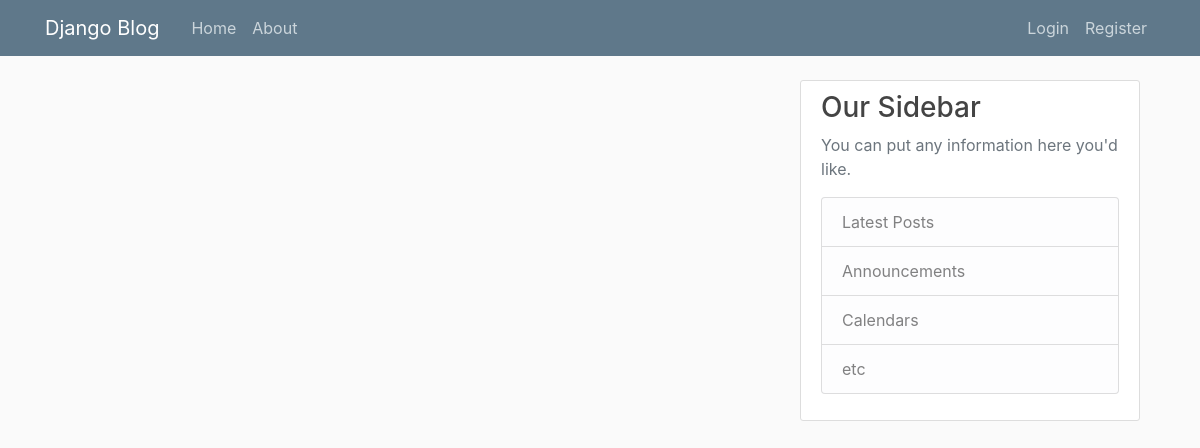
Before: / with the older database file.
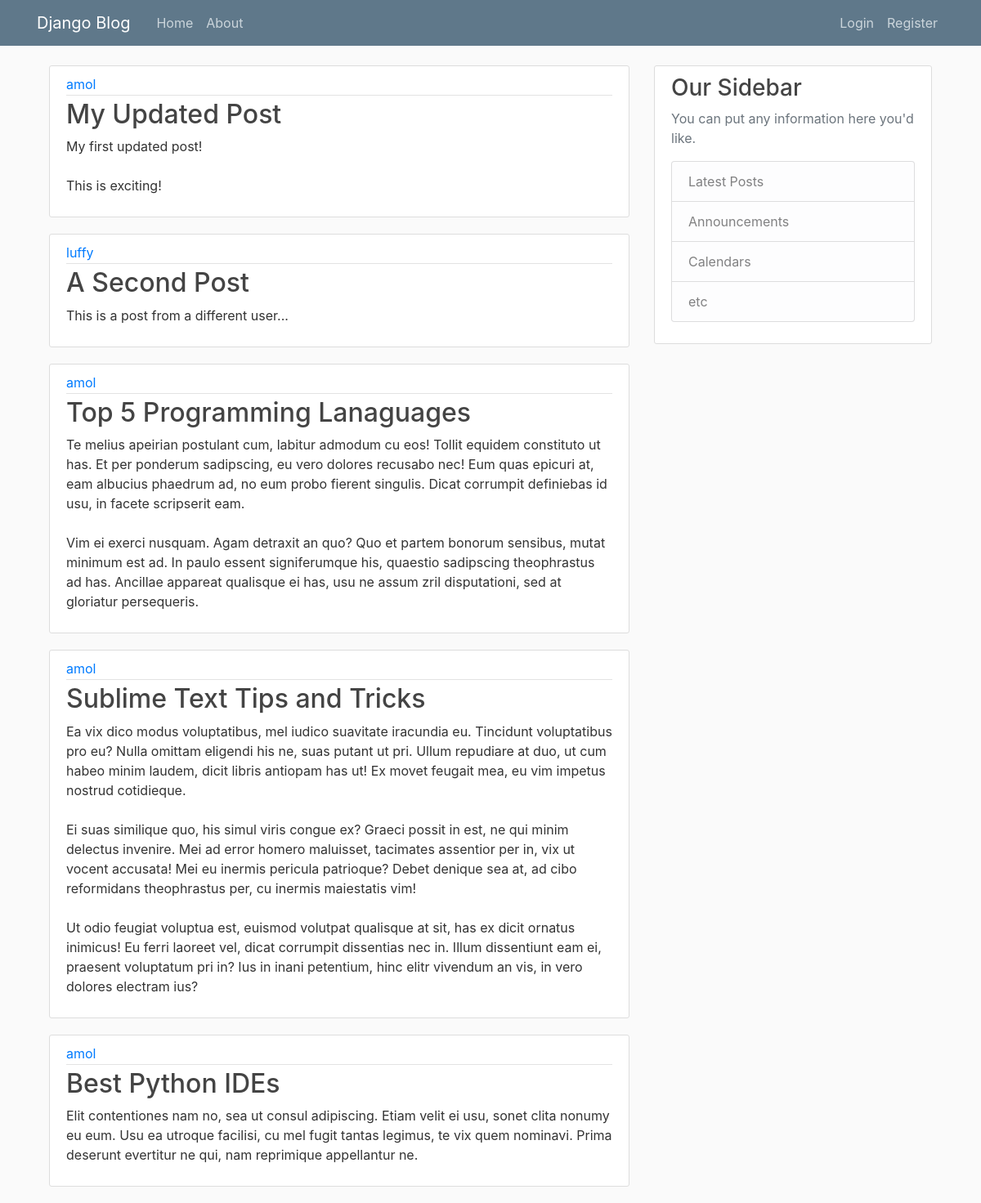
After: the same page with the newer database file.
### blog/models.py (models this page shows, shortened)
class Post(models.Model):
    title = models.CharField(max_length=100)
    content = models.TextField()
    date_posted = models.DateTimeField(default=timezone.now)
    author = models.ForeignKey(User,on_delete=models.CASCADE)

### blog/views.py (the view)
# urls.py: path('', PostListView.as_view(),name='blog-home'),
class PostListView(ListView):
    model = Post
    template_name = 'blog/home.html'  # <app>/<model>_<viewtype>.html
    context_object_name = 'posts'
    ording = ['date_posted']
    paginate_by = 5

### blog/templates/blog/home.html (shortened to what this page needs)
{% extends "blog/base.html" %}
{% block content %}
    {% for post in posts %}
        <article class="media content-section">
            <div class="media-body">
            <div class="article-metadata">
                <a class="mr-2" href="#">{{ post.author }}</a>
            </div>
            <h2><a class="article-title" href="#">{{ post.title }}</a></h2>
            <p class="article-content">{{ post.content }}</p>
            </div>
        </article>
    {% endfor %}
{% endblock content %}

### blog/templates/blog/base.html (shortened to what this page needs)
{% load static %}
<!DOCTYPE html>
<html lang="en">
<head>
    <link rel="stylesheet" href="https://stackpath.bootstrapcdn.com/bootstrap/4.4.1/css/bootstrap.min.css">
    <link rel="stylesheet" href="{% static 'blog/main.css' %}" >
</head>
<body>
    <header class="site-header">
        <nav class="navbar navbar-expand-md navbar-dark bg-steel fixed-top">
          <div class="container">
            <a class="navbar-brand mr-4" href="/">Django Blog</a>
            <div class="collapse navbar-collapse" id="navbarToggle">
              <div class="navbar-nav mr-auto">
                <a class="nav-item nav-link" href="{%url 'blog-home'%}">Home</a>
                <a class="nav-item nav-link" href="{% url 'blog-about'%}">About</a>
              </div>
              <div class="navbar-nav">
                {% if user.is_authenticated%}
                <a class="nav-item nav-link" href="{% url 'post-create' %}">New Post</a>
                <a class="nav-item nav-link" href="{% url 'profile' %}">Profile</a>
                  <a class="nav-item nav-link" href="{% url 'logout' %}">Logout</a>
                {%else%}
                  <a class="nav-item nav-link" href="{% url 'login' %}">Login</a>
                  <a class="nav-item nav-link" href="{% url 'register' %}">Register</a>
                {%endif%}
                </div>
            </div>
          </div>
        </nav>
    </header>
    <div class="container" >
        <main role="main" class="container">
            <div class="row">
              <div class="col-md-8">
                {% block content %}{% endblock %}
              </div>
              <div class="col-md-4">
                <div class="content-section">
                  <h3>Our Sidebar</h3>
                  <p class='text-muted'>You can put any information here you'd like.
                    <ul class="list-group">
                      <li class="list-group-item list-group-item-light">Latest Posts</li>
                      <li class="list-group-item list-group-item-light">Announcements</li>
                      <li class="list-group-item list-group-item-light">Calendars</li>
                      <li class="list-group-item list-group-item-light">etc</li>
                    </ul>
                  </p>
                </div>
              </div>
            </div>
        </main>
    </div>
</body>
</html>

### static/blog/main.css (style rules this page uses)
body { background: #fafafa; color: #333333; margin-top: 5rem; }
h1, h2, h3, h4, h5, h6 { color: #444444; }
ul { margin: 0; }
.bg-steel { background-color: #5f788a; }
.site-header .navbar-nav .nav-link { color: #cbd5db; }
.content-section { background: #ffffff; padding: 10px 20px; border: 1px solid #dddddd; border-radius: 3px; margin-bottom: 20px; }
.article-title { color: #444444; }
.article-content { white-space: pre-line; }
.article-metadata { padding-bottom: 1px; margin-bottom: 4px; border-bottom: 1px solid #e3e3e3 }

Changed rows visible on the page:
added Post: author "amol", title "My Updated Post", content "My first updated post! This is exciting!"
added Post: author "luffy", title "A Second Post", content "This is a post from a different user..."
added Post: author "amol", title "Top 5 Programming Lanaguages", content "Te melius apeirian postulant cum, labitur admodum cu eos! Tollit equidem constituto ut has. Et per ponderum sadipscing, eu vero dolores recusabo nec! Eum quas epicuri at, eam albucius phaedrum ad, no eum probo fierent singulis. Dicat corrumpit definiebas id usu, in facete scripserit eam. Vim ei exerci nusquam. Agam detraxit an quo? Quo et partem bonorum sensibus, mutat minimum est ad. In paulo essent signiferumque his, quaestio sadipscing theophrastus ad has. Ancillae appareat qualisque ei has, usu ne assum zril disputationi, sed at gloriatur persequeris."
added Post: author "amol", title "Sublime Text Tips and Tricks", content "Ea vix dico modus voluptatibus, mel iudico suavitate iracundia eu. Tincidunt voluptatibus pro eu? Nulla omittam eligendi his ne, suas putant ut pri. Ullum repudiare at duo, ut cum habeo minim laudem, dicit libris antiopam has ut! Ex movet feugait mea, eu vim impetus nostrud cotidieque. Ei suas similique quo, his simul viris congue ex? Graeci possit in est, ne qui minim delectus invenire. Mei ad error homero maluisset, tacimates assentior per in, vix ut vocent accusata! Mei eu inermis pericula patrioque? Debet denique sea at, ad cibo reformidans theophrastus per, cu inermis maiestatis vim! Ut odio feugiat voluptua est, euismod volutpat qualisque at sit, has ex dicit ornatus inimicus! Eu…"
added Post: author "amol", title "Best Python IDEs", content "Elit contentiones nam no, sea ut consul adipiscing. Etiam velit ei usu, sonet clita nonumy eu eum. Usu ea utroque facilisi, cu mel fugit tantas legimus, te vix quem nominavi. Prima deserunt evertitur ne qui, nam reprimique appellantur ne."
